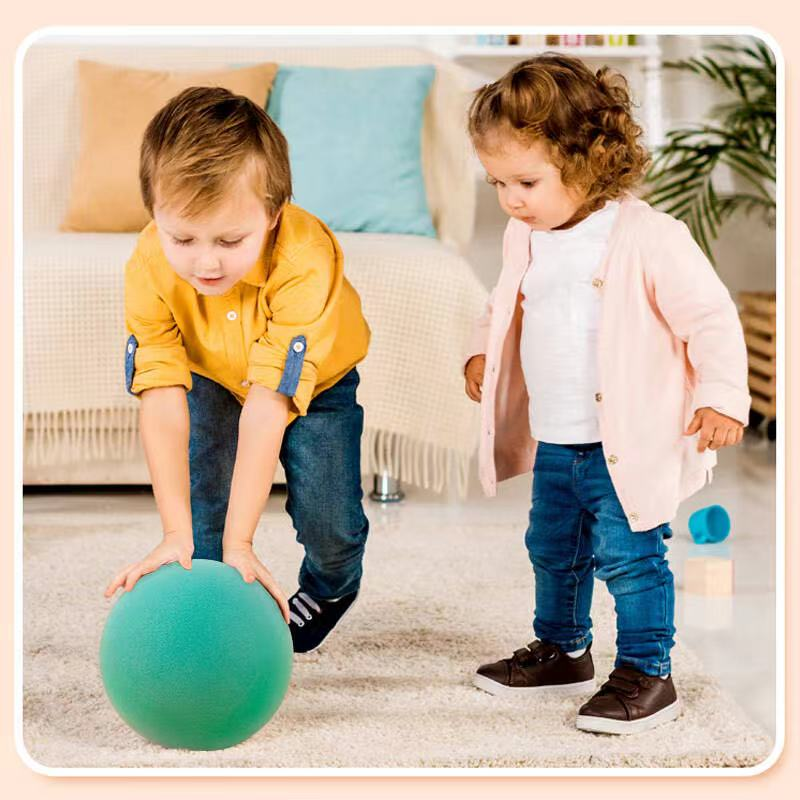
#> input picture cyberDog/Vision/test.jpg, 800 x 800 px
$ python BallRecognition.py
#> lines starting #> are read from the running program, lines starting #| are printed output that depends on the picture; after the words box and inside, x2 and y2 are one past the last pixel; in counts of white or black regions, pixels touching at a corner belong together
import cv2
import numpy as np

# 加载图像
image = cv2.imread('test.jpg', cv2.IMREAD_COLOR)
#> image is the input picture: shape (800, 800, 3); mean B, G, R 160.7, 180.1, 193.3

# 转换到灰度图
gray = cv2.cvtColor(image, cv2.COLOR_BGR2GRAY)
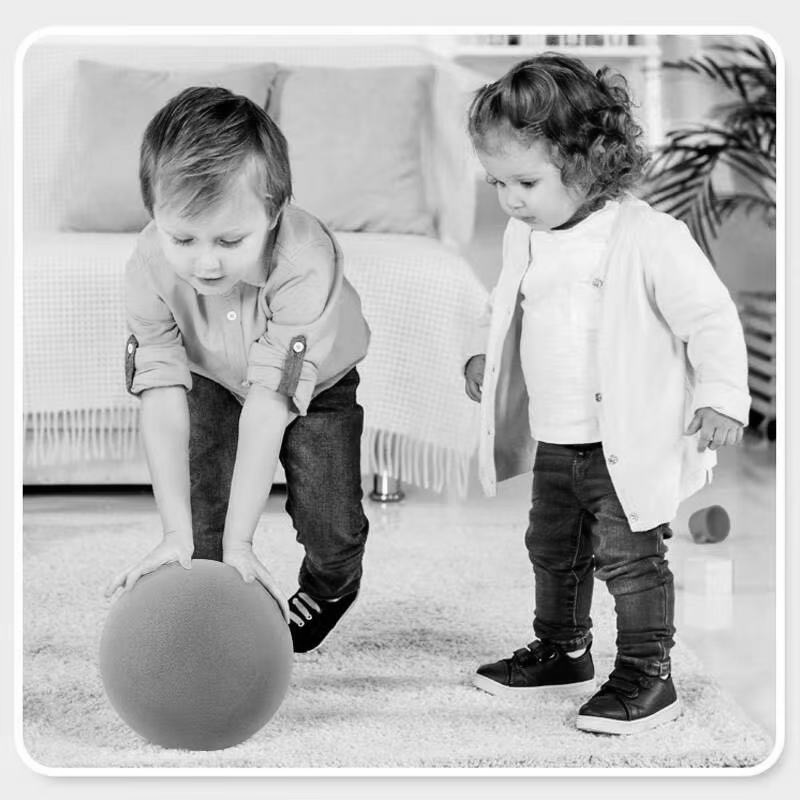
#> gray: shape (800, 800); min 0, max 255, mean 181.8
cv2.imwrite('gray.jpg', gray)

cv2.imshow('gray', gray)
cv2.waitKey(0)
cv2.destroyAllWindows()

# 使用霍夫变换检测圆形
circles = cv2.HoughCircles(gray, cv2.HOUGH_GRADIENT, dp=1.2, minDist=1000,
                           param1=30, param2=30, minRadius=10, maxRadius=100)
#> circles = [[193.8, 654.6, 99.28]]

# print(circles)

# 将检测结果转换为整数
circles = np.round(circles[0, :]).astype("int")
#> circles = [[194, 655, 99]]

# 遍历所有检测到的圆形
for (x, y, r) in circles:
    # 绘制圆形
    cv2.circle(image, (x, y), r, (0, 255, 0), 4)
    # 绘制圆心
    cv2.rectangle(image, (x - 5, y - 5), (x + 5, y + 5), (0, 128, 255), -1)
#> this loop made 1 pass
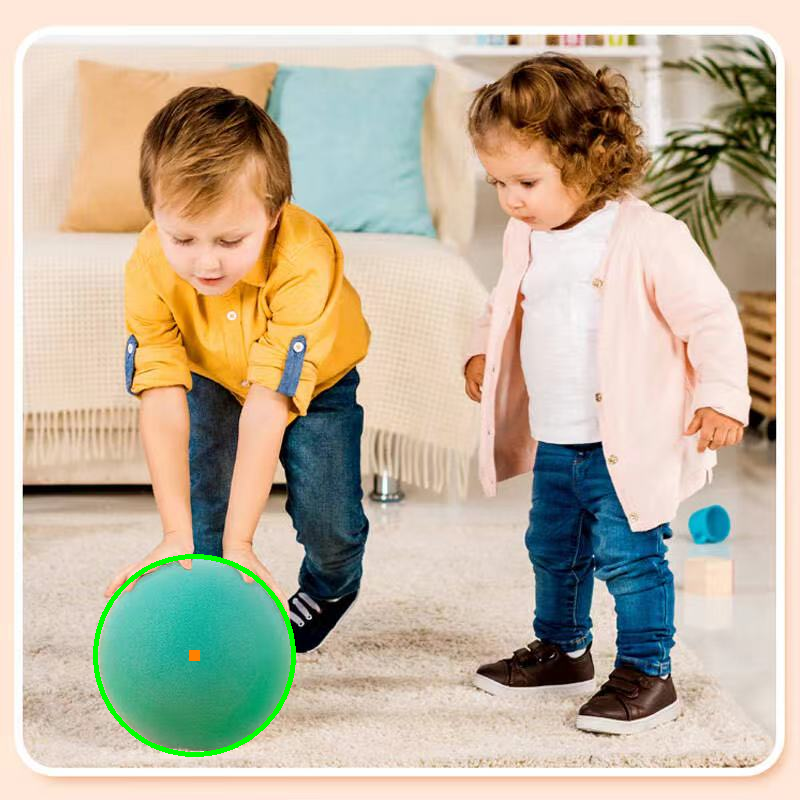
#> image: shape (800, 800, 3); 0.5% of pixels changed, all inside (x1, y1, x2, y2) = (93, 554, 296, 757)

# 显示结果图像
cv2.imshow('detected circles', image)
cv2.imwrite('result.jpg', image)
cv2.waitKey(0)
cv2.destroyAllWindows()
